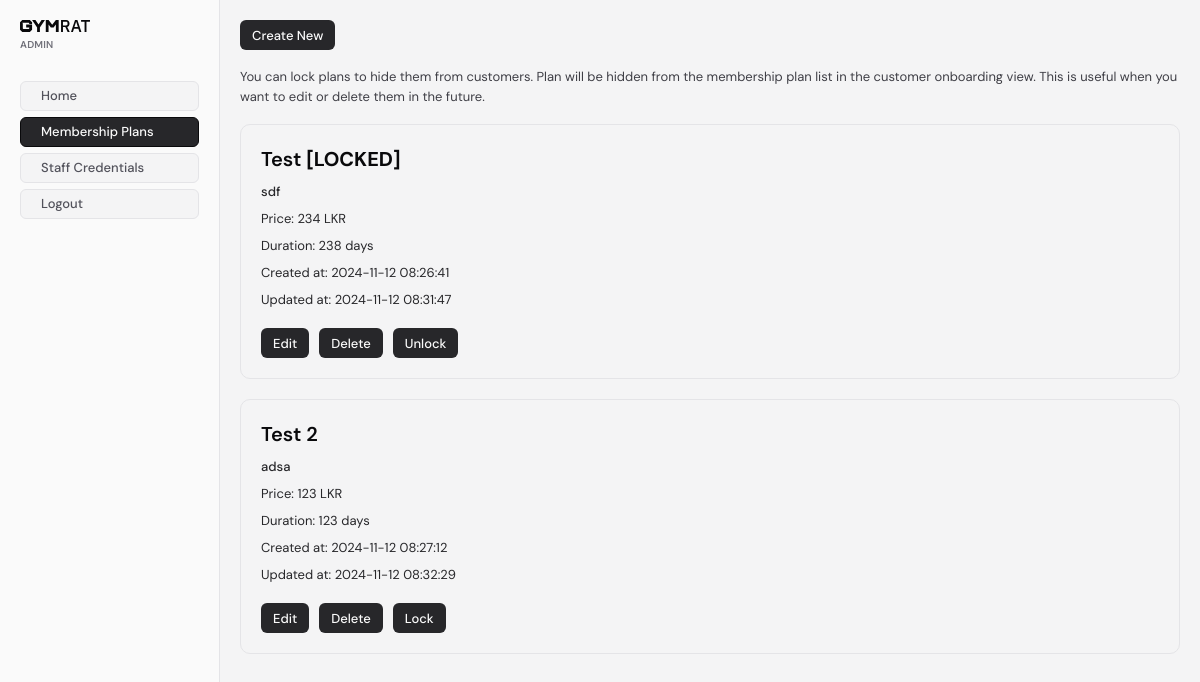
The page /staff/admin/membership-plans/index.php on the database its author committed.
### tables this page shows
CREATE TABLE `membership_plans` (
  `id` int(11) NOT NULL,
  `name` varchar(100) NOT NULL,
  `description` varchar(500) NOT NULL,
  `price` int(11) NOT NULL,
  `duration` int(11) NOT NULL COMMENT 'In days',
  `is_locked` tinyint(1) NOT NULL DEFAULT 1,
  `created_at` timestamp NOT NULL DEFAULT current_timestamp(),
  `updated_at` timestamp NOT NULL DEFAULT current_timestamp()
);

### staff/admin/pageconfig.php (called while the page is built)
<?php
$title = isset($pageTitle) ? $pageTitle : null;
$sidebarActive = isset($sidebarActive) ? $sidebarActive : null;
$styles = isset($pageStyles) ? $pageStyles : [];
$pageConfig = [
    "title" => ($title ?  $title . " | "  : "") . "Admin",
    "sidebar" => [
        "title" => "Admin",
        "links" => [
            ["text" => "Home", "href" => "/staff/admin/index.php"],
            ["text" => "Membership Plans", "href" => "/staff/admin/membership-plans/index.php"],
            ["text" => "Staff Credentials", "href" => "/staff/admin/credentials/index.php"],
        ],
        "active" => $sidebarActive
    ],
    "styles" => $styles
];

### db/Database.php (called while the page is built, shortened)
<?php
class Database
{
    private static null|Database $instance = null;
    private $CONFIG = [
        "host" => "localhost",
        "username" => "root",
        "password" => "",
        "dbname" => "gymrat",
    ];
    private function __construct()
    {
        try {
            $this->conn = new PDO(
                "mysql:host=" . $this->CONFIG['host'] . ";dbname=" . $this->CONFIG['dbname'],
                $this->CONFIG['username'],
                $this->CONFIG['password']
            );
        } catch (PDOException  $e) {
            die("database connection failed: " . $e->getMessage());
        }
    }
    public static function get_conn()
    {
        if (!self::$instance) {
            self::$instance = new Database();
        }
        return self::$instance->conn;
    }
}

### db/Model.php (called while the page is built, shortened)
<?php
require_once __DIR__ . "/Database.php";
abstract class Model
{
    public function __construct()
    {
        $this->conn = Database::get_conn();
    }
}

### db/models/MembershipPlan.php (called while the page is built, shortened)
<?php
require_once __DIR__ . "/../Model.php";
class MembershipPlan extends Model
{
    protected $table = "membership_plans";
    public function fill(array $data)
    {
        $this->id = $data['id'] ?? 0;
        $this->name = $data['name'] ?? "";
        $this->description = $data['description'] ?? "";
        $this->duration = $data['duration'] ?? 1;
        $this->is_locked = $data['is_locked'] ?? 0;
        $this->created_at = $data['created_at'] ? new DateTime($data['created_at']) : new DateTime();
        $this->updated_at = $data['updated_at'] ? new DateTime($data['updated_at']) : $this->created_at;
    }
    public function get_all(): array
    {
        try {
            $sql = "SELECT * FROM $this->table";
            $stmt = $this->conn->prepare($sql);
            $stmt->execute();
            $items = $stmt->fetchAll();
            return array_map(function ($item) {
                $membershipPlan = new MembershipPlan();
                $membershipPlan->fill(
                    [
                        'id' => $item['id'],
                        'name' => $item['name'],
                        'description' => $item['description'],
                        'price' => $item['price'],
                        'duration' => $item['duration'],
                        'is_locked' => $item['is_locked'],
                        'created_at' => $item['created_at'],
                        'updated_at' => $item['updated_at']
                    ]
                );
                return $membershipPlan;
            }, $items);
        } catch (PDOException $e) {
            die("[database] error fetching membership plans: " . $e->getMessage());
        }
    }
}

### staff/admin/membership-plans/index.php (the view, shortened to what this page needs)
<?php
$pageTitle = "Membership Plans";
$sidebarActive = 2;
$pageStyles = ["./membership-plans.css"];
require_once "../pageconfig.php";
require_once "../../includes/header.php";
require_once "../../includes/sidebar.php";
require_once "../../../db/models/MembershipPlan.php";
$membershipPlanModel = new MembershipPlan();
$membershipPlans = $membershipPlanModel->get_all();
?>
<main>
    <a href="new" class="btn" style="width: max-content;">Create New</button></a>
    <br />
    <p class="paragraph">
        You can lock plans to hide them from customers. Plan will be hidden from the membership plan list in the customer onboarding view. This is useful when you want to edit or delete them in the future.
    </p>
    <br />
    <div class="card-list">
        <?php foreach ($membershipPlans as $membershipPlan) : ?>
            <div class="card">
                <h2><?= $membershipPlan->name . ($membershipPlan->is_locked ? "&nbsp;<strong>[LOCKED]</strong>" : "") ?></h2>
                <p style="font-weight: 500;"><?= $membershipPlan->description ?></p>
                <p>Price: <?= $membershipPlan->price ?> LKR</p>
                <p>Duration: <?= $membershipPlan->duration ?> days</p>
                <p>Created at: <?= $membershipPlan->created_at->format('Y-m-d H:i:s') ?></p>
                <p>Updated at: <?= $membershipPlan->updated_at->format('Y-m-d H:i:s') ?></p>
                <div class="btns">
                    <a href="edit/index.php?id=<?= $membershipPlan->id ?>" class="btn">Edit</a>
                    <button onclick="deletePlan(<?= $membershipPlan->id ?>)" class="btn">Delete</button>
                    <button onclick="lockUnlockPlan(<?= $membershipPlan->id ?>,<?= $membershipPlan->is_locked ? 0 : 1 ?>)" class="btn"><?= $membershipPlan->is_locked ? "Unlock" : "Lock" ?></button>
                </div>
            </div>
        <?php endforeach; ?>
    </div>
</main>
<?php require_once "../../includes/footer.php"; ?>

### staff/includes/header.php (shortened to what this page needs)
<?php
$pageStyles = [];
if (isset($pageConfig)) {
    $pageStyles = $pageConfig['styles'] ?? [];
}
?>
<!DOCTYPE html>
<html lang="en">
<head>
    <link rel="stylesheet" href="/staff/styles/globals.css">
    <link rel="stylesheet" href="/staff/styles/components.css">
    <?php
    foreach ($pageStyles as $style) {
        echo "<link rel='stylesheet' href='$style'/>";
    }
    ?>
</head>
<body>

### staff/includes/sidebar.php (shortened to what this page needs)
<?php
$links = [];
$active = null;
$title = "User";
if (isset($pageConfig)) {
    if (isset($pageConfig['sidebar'])) {
        if (isset($pageConfig['sidebar']['active'])) {
            $active = $pageConfig['sidebar']['active'];
        }
        if (isset($pageConfig['sidebar']['links'])) {
            $links = $pageConfig['sidebar']['links'];
        }
        if (isset($pageConfig['sidebar']['title'])) {
            $title = $pageConfig['sidebar']['title'];
        }
    }
}
?>
<header class="sidebar">
    <h4><?php echo $title; ?></h4>
    <div class="links">
        <?php foreach ($links as $index => $link) : ?>
            <a href="<?php echo $link['href'] ?>" <?php echo $index === $active - 1 ? 'class="active"' : '' ?>><?php echo $link['text'] ?></a>
        <?php endforeach; ?>
        <a href="/staff/logout.php">Logout</a>
    </div>
</header>

### staff/includes/footer.php (shortened to what this page needs)
</body>
</html>

### staff/styles/globals.css (style rules this page uses)
* { margin: 0; padding: 0; box-sizing: border-box; font-family: "DM Sans", sans-serif; font-optical-sizing: auto; }
input, select, button, textarea { outline: none; font-size: inherit; }
:root { --color-zinc-50: #fafafa; --color-zinc-100: #f4f4f5; --color-zinc-200: #e4e4e7; --color-zinc-300: #d4d4d8; --color-zinc-400: #a1a1aa; --color-zinc-500: #71717a; --color-zinc-600: #52525b; --color-zinc-700: #3f3f46; --color-zinc-800: #27272a; --color-zinc-900: #18181b; --color-zinc-950: #09090b; --color-red: #d53a3a; --color-red-light: #f05050; --color-red-light-faded: #F0505040; --color-green: #34973e; --color-green-light: #42b34d; --color-green-light-faded: #42b34d40; font-size: 13px; }
body { background-color: var(--color-zinc-100); color: var(--color-zinc-800); display: flex; }
main { padding: 20px; display: flex; min-height: 100vh; flex: 1; }
a { color: inherit; text-decoration: none; }

### staff/styles/components.css (style rules this page uses)
h2 { font-size: 20px; line-height: 28px; font-weight: 600; color: var(--color-zinc-950); }
.btn { background-color: var(--color-zinc-800); border: 1px solid var(--color-zinc-950); color: var(--color-zinc-50); border: none; border-radius: 6px; padding: 0 12px; height: 30px; cursor: pointer; transition: background-color 0.6s; font-weight: 500; user-select: none; display: flex; align-items: center; justify-content: center; }
.paragraph { font-size: 13px; color: var(--color-zinc-700); line-height: 20px; }
.sidebar { display: flex; flex-direction: column; width: 220px; flex-shrink: 0; padding: 20px; background-color: var(--color-zinc-50); border-right: 1px solid var(--color-zinc-200); height: 100vh; position: sticky; top: 0; overflow: auto; }
.sidebar svg { margin-bottom: 6px; color: var(--color-zinc-950); }
.sidebar h4 { font-size: 10px; font-weight: 600; color: var(--color-zinc-500); text-transform: uppercase; letter-spacing: 0.2px; }
.sidebar .links { display: flex; flex-direction: column; margin-top: 30px; }
.sidebar a { height: 30px; padding: 0 20px; font-weight: 500; color: var(--color-zinc-600); background-color: var(--color-zinc-100); border: 1px solid var(--color-zinc-200); border-radius: 6px; margin-bottom: 6px; display: flex; align-items: center; }
.sidebar a.active { background-color: var(--color-zinc-800); color: var(--color-zinc-50); border-color: var(--color-zinc-950); }

### staff/admin/membership-plans/membership-plans.css (style rules this page uses)
main { display: flex; flex-direction: column; }
.card-list { display: flex; flex-direction: column; gap: 20px; }
.card { padding: 20px; border: 1px solid var(--color-zinc-200); border-radius: 10px; }
.card h2 { margin-bottom: 10px; }
.card .btns { display: flex; gap: 10px; margin-top: 20px; }
.card p { margin-bottom: 10px; }

### rows shown on the page
membership_plans: name "Test", is_locked "[LOCKED]", description "sdf", price "234", duration "238", created_at "2024-11-12 08:26:41", updated_at "2024-11-12 08:31:47"
membership_plans: name "Test 2", description "adsa", price "123", duration "123", created_at "2024-11-12 08:27:12", updated_at "2024-11-12 08:32:29", is_locked "Lock"

### other values the page prints
$title "ADMIN"
$link['text'] "Home"
$link['text'] "Membership Plans"
$link['text'] "Staff Credentials"
